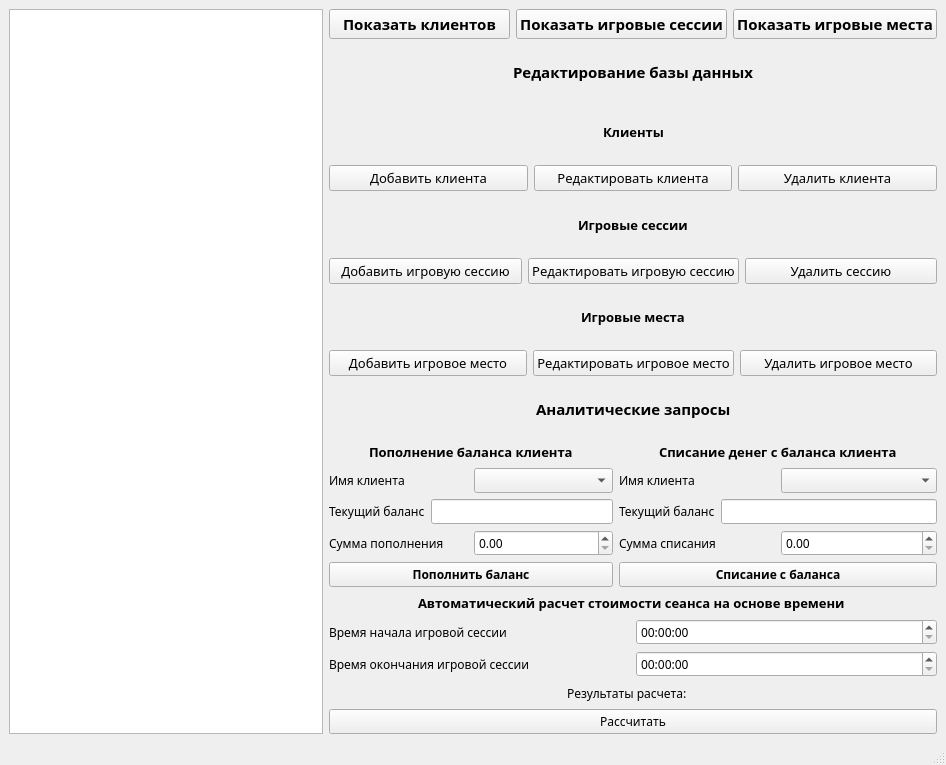
<?xml version="1.0" encoding="UTF-8"?>
<ui version="4.0">
 <class>MainWindow</class>
 <widget class="QMainWindow" name="MainWindow">
  <property name="geometry">
   <rect>
    <x>0</x>
    <y>0</y>
    <width>946</width>
    <height>765</height>
   </rect>
  </property>
  <property name="windowTitle">
   <string>MainWindow</string>
  </property>
  <widget class="QWidget" name="centralwidget">
   <layout class="QGridLayout" name="gridLayout">
    <item row="0" column="2">
     <layout class="QVBoxLayout" name="verticalLayout_6"/>
    </item>
    <item row="0" column="1">
     <layout class="QVBoxLayout" name="verticalLayout">
      <item>
       <layout class="QHBoxLayout" name="horizontalLayout">
        <item>
         <widget class="QPushButton" name="ShowClients">
          <property name="font">
           <font>
            <family>Century Gothic</family>
            <pointsize>11</pointsize>
            <bold>true</bold>
           </font>
          </property>
          <property name="text">
           <string>Показать клиентов</string>
          </property>
         </widget>
        </item>
        <item>
         <widget class="QPushButton" name="ShowClientsPlaces">
          <property name="font">
           <font>
            <family>Century Gothic</family>
            <pointsize>11</pointsize>
            <bold>true</bold>
           </font>
          </property>
          <property name="text">
           <string>Показать игровые сессии</string>
          </property>
         </widget>
        </item>
        <item>
         <widget class="QPushButton" name="ShowPlaces">
          <property name="font">
           <font>
            <family>Century Gothic</family>
            <pointsize>11</pointsize>
            <bold>true</bold>
           </font>
          </property>
          <property name="text">
           <string>Показать игровые места</string>
          </property>
         </widget>
        </item>
       </layout>
      </item>
      <item>
       <layout class="QHBoxLayout" name="horizontalLayout_3">
        <property name="topMargin">
         <number>0</number>
        </property>
        <item>
         <spacer name="horizontalSpacer_2">
          <property name="orientation">
           <enum>Qt::Orientation::Horizontal</enum>
          </property>
          <property name="sizeHint" stdset="0">
           <size>
            <width>40</width>
            <height>20</height>
           </size>
          </property>
         </spacer>
        </item>
        <item>
         <widget class="QLabel" name="label">
          <property name="font">
           <font>
            <family>Century Gothic</family>
            <pointsize>11</pointsize>
            <bold>true</bold>
           </font>
          </property>
          <property name="text">
           <string>Редактирование базы данных</string>
          </property>
         </widget>
        </item>
        <item>
         <spacer name="horizontalSpacer">
          <property name="orientation">
           <enum>Qt::Orientation::Horizontal</enum>
          </property>
          <property name="sizeHint" stdset="0">
           <size>
            <width>40</width>
            <height>20</height>
           </size>
          </property>
         </spacer>
        </item>
       </layout>
      </item>
      <item>
       <layout class="QVBoxLayout" name="verticalLayout_4">
        <property name="topMargin">
         <number>0</number>
        </property>
        <item>
         <layout class="QHBoxLayout" name="horizontalLayout_6">
          <property name="topMargin">
           <number>0</number>
          </property>
          <item>
           <spacer name="horizontalSpacer_6">
            <property name="orientation">
             <enum>Qt::Orientation::Horizontal</enum>
            </property>
            <property name="sizeHint" stdset="0">
             <size>
              <width>40</width>
              <height>20</height>
             </size>
            </property>
           </spacer>
          </item>
          <item>
           <widget class="QLabel" name="label_3">
            <property name="font">
             <font>
              <family>Century Gothic</family>
              <pointsize>10</pointsize>
              <bold>true</bold>
             </font>
            </property>
            <property name="text">
             <string>Клиенты</string>
            </property>
           </widget>
          </item>
          <item>
           <spacer name="horizontalSpacer_5">
            <property name="orientation">
             <enum>Qt::Orientation::Horizontal</enum>
            </property>
            <property name="sizeHint" stdset="0">
             <size>
              <width>40</width>
              <height>20</height>
             </size>
            </property>
           </spacer>
          </item>
         </layout>
        </item>
       </layout>
      </item>
      <item>
       <layout class="QHBoxLayout" name="horizontalLayout_7">
        <property name="topMargin">
         <number>0</number>
        </property>
        <item>
         <widget class="QPushButton" name="addClient">
          <property name="font">
           <font>
            <family>Century Gothic</family>
            <pointsize>10</pointsize>
            <bold>false</bold>
           </font>
          </property>
          <property name="text">
           <string>Добавить клиента</string>
          </property>
         </widget>
        </item>
        <item>
         <widget class="QPushButton" name="EditClient">
          <property name="font">
           <font>
            <family>Century Gothic</family>
            <pointsize>10</pointsize>
            <bold>false</bold>
           </font>
          </property>
          <property name="text">
           <string>Редактировать клиента</string>
          </property>
         </widget>
        </item>
        <item>
         <widget class="QPushButton" name="DeleteClient">
          <property name="font">
           <font>
            <family>Century Gothic</family>
            <pointsize>10</pointsize>
            <bold>false</bold>
           </font>
          </property>
          <property name="text">
           <string>Удалить клиента</string>
          </property>
         </widget>
        </item>
       </layout>
      </item>
      <item>
       <layout class="QHBoxLayout" name="horizontalLayout_8">
        <property name="topMargin">
         <number>0</number>
        </property>
        <item>
         <spacer name="horizontalSpacer_8">
          <property name="orientation">
           <enum>Qt::Orientation::Horizontal</enum>
          </property>
          <property name="sizeHint" stdset="0">
           <size>
            <width>40</width>
            <height>20</height>
           </size>
          </property>
         </spacer>
        </item>
        <item>
         <widget class="QLabel" name="label_4">
          <property name="font">
           <font>
            <family>Century Gothic</family>
            <pointsize>10</pointsize>
            <bold>true</bold>
           </font>
          </property>
          <property name="text">
           <string>Игровые сессии</string>
          </property>
         </widget>
        </item>
        <item>
         <spacer name="horizontalSpacer_7">
          <property name="orientation">
           <enum>Qt::Orientation::Horizontal</enum>
          </property>
          <property name="sizeHint" stdset="0">
           <size>
            <width>40</width>
            <height>20</height>
           </size>
          </property>
         </spacer>
        </item>
       </layout>
      </item>
      <item>
       <layout class="QHBoxLayout" name="horizontalLayout_9">
        <property name="topMargin">
         <number>0</number>
        </property>
        <item>
         <widget class="QPushButton" name="AddSession">
          <property name="font">
           <font>
            <family>Century Gothic</family>
            <pointsize>10</pointsize>
            <bold>false</bold>
           </font>
          </property>
          <property name="text">
           <string>Добавить игровую сессию</string>
          </property>
         </widget>
        </item>
        <item>
         <widget class="QPushButton" name="EditSession">
          <property name="font">
           <font>
            <family>Century Gothic</family>
            <pointsize>10</pointsize>
            <bold>false</bold>
           </font>
          </property>
          <property name="text">
           <string>Редактировать игровую сессию</string>
          </property>
         </widget>
        </item>
        <item>
         <widget class="QPushButton" name="DeleteSession">
          <property name="font">
           <font>
            <family>Century Gothic</family>
            <pointsize>10</pointsize>
            <bold>false</bold>
           </font>
          </property>
          <property name="text">
           <string>Удалить сессию</string>
          </property>
         </widget>
        </item>
       </layout>
      </item>
      <item>
       <layout class="QHBoxLayout" name="horizontalLayout_10">
        <property name="topMargin">
         <number>0</number>
        </property>
        <item>
         <spacer name="horizontalSpacer_10">
          <property name="orientation">
           <enum>Qt::Orientation::Horizontal</enum>
          </property>
          <property name="sizeHint" stdset="0">
           <size>
            <width>40</width>
            <height>20</height>
           </size>
          </property>
         </spacer>
        </item>
        <item>
         <widget class="QLabel" name="label_5">
          <property name="font">
           <font>
            <family>Century Gothic</family>
            <pointsize>10</pointsize>
            <bold>true</bold>
           </font>
          </property>
          <property name="text">
           <string>Игровые места</string>
          </property>
         </widget>
        </item>
        <item>
         <spacer name="horizontalSpacer_9">
          <property name="orientation">
           <enum>Qt::Orientation::Horizontal</enum>
          </property>
          <property name="sizeHint" stdset="0">
           <size>
            <width>40</width>
            <height>20</height>
           </size>
          </property>
         </spacer>
        </item>
       </layout>
      </item>
      <item>
       <layout class="QHBoxLayout" name="horizontalLayout_11">
        <property name="topMargin">
         <number>0</number>
        </property>
        <item>
         <widget class="QPushButton" name="AddPlace">
          <property name="font">
           <font>
            <family>Century Gothic</family>
            <pointsize>10</pointsize>
            <bold>false</bold>
           </font>
          </property>
          <property name="text">
           <string>Добавить игровое место</string>
          </property>
         </widget>
        </item>
        <item>
         <widget class="QPushButton" name="EditPlace">
          <property name="font">
           <font>
            <family>Century Gothic</family>
            <pointsize>10</pointsize>
            <bold>false</bold>
           </font>
          </property>
          <property name="text">
           <string>Редактировать игровое место</string>
          </property>
         </widget>
        </item>
        <item>
         <widget class="QPushButton" name="DeletePlace">
          <property name="font">
           <font>
            <family>Century Gothic</family>
            <pointsize>10</pointsize>
            <bold>false</bold>
           </font>
          </property>
          <property name="text">
           <string>Удалить игровое место</string>
          </property>
         </widget>
        </item>
       </layout>
      </item>
      <item>
       <layout class="QHBoxLayout" name="horizontalLayout_4">
        <property name="topMargin">
         <number>0</number>
        </property>
        <item>
         <spacer name="horizontalSpacer_4">
          <property name="orientation">
           <enum>Qt::Orientation::Horizontal</enum>
          </property>
          <property name="sizeHint" stdset="0">
           <size>
            <width>40</width>
            <height>20</height>
           </size>
          </property>
         </spacer>
        </item>
        <item>
         <widget class="QLabel" name="label_2">
          <property name="font">
           <font>
            <family>Century Gothic</family>
            <pointsize>11</pointsize>
            <bold>true</bold>
           </font>
          </property>
          <property name="text">
           <string>Аналитические запросы</string>
          </property>
         </widget>
        </item>
        <item>
         <spacer name="horizontalSpacer_3">
          <property name="orientation">
           <enum>Qt::Orientation::Horizontal</enum>
          </property>
          <property name="sizeHint" stdset="0">
           <size>
            <width>40</width>
            <height>20</height>
           </size>
          </property>
         </spacer>
        </item>
       </layout>
      </item>
      <item>
       <layout class="QHBoxLayout" name="horizontalLayout_5">
        <property name="topMargin">
         <number>0</number>
        </property>
        <item>
         <layout class="QVBoxLayout" name="verticalLayout_3">
          <property name="bottomMargin">
           <number>0</number>
          </property>
          <item>
           <layout class="QHBoxLayout" name="horizontalLayout_12">
            <item>
             <spacer name="horizontalSpacer_12">
              <property name="orientation">
               <enum>Qt::Orientation::Horizontal</enum>
              </property>
              <property name="sizeHint" stdset="0">
               <size>
                <width>40</width>
                <height>20</height>
               </size>
              </property>
             </spacer>
            </item>
            <item>
             <widget class="QLabel" name="label_6">
              <property name="font">
               <font>
                <family>Century Gothic</family>
                <pointsize>10</pointsize>
                <bold>true</bold>
               </font>
              </property>
              <property name="text">
               <string>Пополнение баланса клиента</string>
              </property>
             </widget>
            </item>
            <item>
             <spacer name="horizontalSpacer_11">
              <property name="orientation">
               <enum>Qt::Orientation::Horizontal</enum>
              </property>
              <property name="sizeHint" stdset="0">
               <size>
                <width>40</width>
                <height>20</height>
               </size>
              </property>
             </spacer>
            </item>
           </layout>
          </item>
          <item>
           <layout class="QHBoxLayout" name="horizontalLayout_16">
            <property name="topMargin">
             <number>0</number>
            </property>
            <item>
             <widget class="QLabel" name="label_9">
              <property name="font">
               <font>
                <family>Century Gothic</family>
               </font>
              </property>
              <property name="text">
               <string>Имя клиента</string>
              </property>
             </widget>
            </item>
            <item>
             <widget class="QComboBox" name="BalanceClient">
              <property name="font">
               <font>
                <family>Century Gothic</family>
               </font>
              </property>
             </widget>
            </item>
           </layout>
          </item>
          <item>
           <layout class="QHBoxLayout" name="horizontalLayout_17">
            <property name="topMargin">
             <number>0</number>
            </property>
            <item>
             <widget class="QLabel" name="label_10">
              <property name="font">
               <font>
                <family>Century Gothic</family>
               </font>
              </property>
              <property name="text">
               <string>Текущий баланс</string>
              </property>
             </widget>
            </item>
            <item>
             <widget class="QLineEdit" name="CurrentBalance">
              <property name="font">
               <font>
                <family>Century Gothic</family>
               </font>
              </property>
              <property name="readOnly">
               <bool>true</bool>
              </property>
             </widget>
            </item>
           </layout>
          </item>
          <item>
           <layout class="QHBoxLayout" name="horizontalLayout_18">
            <property name="topMargin">
             <number>0</number>
            </property>
            <item>
             <widget class="QLabel" name="label_11">
              <property name="font">
               <font>
                <family>Century Gothic</family>
               </font>
              </property>
              <property name="text">
               <string>Сумма пополнения</string>
              </property>
             </widget>
            </item>
            <item>
             <widget class="QDoubleSpinBox" name="AddBalanceSum">
              <property name="font">
               <font>
                <family>Century Gothic</family>
               </font>
              </property>
             </widget>
            </item>
           </layout>
          </item>
          <item>
           <widget class="QPushButton" name="AddBalance">
            <property name="font">
             <font>
              <family>Century Gothic</family>
              <bold>true</bold>
             </font>
            </property>
            <property name="text">
             <string>Пополнить баланс</string>
            </property>
           </widget>
          </item>
         </layout>
        </item>
        <item>
         <layout class="QVBoxLayout" name="verticalLayout_5">
          <property name="rightMargin">
           <number>0</number>
          </property>
          <property name="bottomMargin">
           <number>0</number>
          </property>
          <item>
           <layout class="QHBoxLayout" name="horizontalLayout_15">
            <property name="rightMargin">
             <number>0</number>
            </property>
            <item>
             <spacer name="horizontalSpacer_16">
              <property name="orientation">
               <enum>Qt::Orientation::Horizontal</enum>
              </property>
              <property name="sizeHint" stdset="0">
               <size>
                <width>40</width>
                <height>20</height>
               </size>
              </property>
             </spacer>
            </item>
            <item>
             <widget class="QLabel" name="label_8">
              <property name="font">
               <font>
                <family>Century Gothic</family>
                <pointsize>10</pointsize>
                <bold>true</bold>
               </font>
              </property>
              <property name="text">
               <string>Списание денег с баланса клиента</string>
              </property>
             </widget>
            </item>
            <item>
             <spacer name="horizontalSpacer_15">
              <property name="orientation">
               <enum>Qt::Orientation::Horizontal</enum>
              </property>
              <property name="sizeHint" stdset="0">
               <size>
                <width>40</width>
                <height>20</height>
               </size>
              </property>
             </spacer>
            </item>
           </layout>
          </item>
          <item>
           <layout class="QHBoxLayout" name="horizontalLayout_23">
            <item>
             <widget class="QLabel" name="label_16">
              <property name="font">
               <font>
                <family>Century Gothic</family>
               </font>
              </property>
              <property name="text">
               <string>Имя клиента</string>
              </property>
             </widget>
            </item>
            <item>
             <widget class="QComboBox" name="ClientBalanceMinus">
              <property name="font">
               <font>
                <family>Century Gothic</family>
               </font>
              </property>
             </widget>
            </item>
           </layout>
          </item>
          <item>
           <layout class="QHBoxLayout" name="horizontalLayout_22">
            <item>
             <widget class="QLabel" name="label_18">
              <property name="font">
               <font>
                <family>Century Gothic</family>
               </font>
              </property>
              <property name="text">
               <string>Текущий баланс</string>
              </property>
             </widget>
            </item>
            <item>
             <widget class="QLineEdit" name="CurrentBalanceMinus">
              <property name="font">
               <font>
                <family>Century Gothic</family>
               </font>
              </property>
              <property name="readOnly">
               <bool>true</bool>
              </property>
             </widget>
            </item>
           </layout>
          </item>
          <item>
           <layout class="QHBoxLayout" name="horizontalLayout_24">
            <property name="topMargin">
             <number>0</number>
            </property>
            <item>
             <widget class="QLabel" name="label_17">
              <property name="font">
               <font>
                <family>Century Gothic</family>
               </font>
              </property>
              <property name="text">
               <string>Сумма списания</string>
              </property>
             </widget>
            </item>
            <item>
             <widget class="QDoubleSpinBox" name="MinusBalanceAmount">
              <property name="font">
               <font>
                <family>Century Gothic</family>
               </font>
              </property>
             </widget>
            </item>
           </layout>
          </item>
          <item>
           <widget class="QPushButton" name="MinusBalance">
            <property name="font">
             <font>
              <family>Century Gothic</family>
              <bold>true</bold>
             </font>
            </property>
            <property name="text">
             <string>Списание с баланса</string>
            </property>
           </widget>
          </item>
         </layout>
        </item>
       </layout>
      </item>
      <item>
       <layout class="QVBoxLayout" name="verticalLayout_2">
        <property name="topMargin">
         <number>0</number>
        </property>
        <property name="bottomMargin">
         <number>0</number>
        </property>
        <item>
         <layout class="QHBoxLayout" name="horizontalLayout_14">
          <property name="topMargin">
           <number>0</number>
          </property>
          <property name="rightMargin">
           <number>0</number>
          </property>
          <item>
           <spacer name="horizontalSpacer_14">
            <property name="orientation">
             <enum>Qt::Orientation::Horizontal</enum>
            </property>
            <property name="sizeHint" stdset="0">
             <size>
              <width>40</width>
              <height>20</height>
             </size>
            </property>
           </spacer>
          </item>
          <item>
           <widget class="QLabel" name="label_7">
            <property name="font">
             <font>
              <family>Century Gothic</family>
              <pointsize>10</pointsize>
              <bold>true</bold>
             </font>
            </property>
            <property name="text">
             <string>Автоматический расчет стоимости сеанса на основе времени </string>
            </property>
           </widget>
          </item>
          <item>
           <spacer name="horizontalSpacer_13">
            <property name="orientation">
             <enum>Qt::Orientation::Horizontal</enum>
            </property>
            <property name="sizeHint" stdset="0">
             <size>
              <width>40</width>
              <height>20</height>
             </size>
            </property>
           </spacer>
          </item>
         </layout>
        </item>
        <item>
         <layout class="QHBoxLayout" name="horizontalLayout_13">
          <item>
           <widget class="QLabel" name="label_13">
            <property name="font">
             <font>
              <family>Century Gothic</family>
             </font>
            </property>
            <property name="text">
             <string>Время начала игровой сессии</string>
            </property>
           </widget>
          </item>
          <item>
           <widget class="QTimeEdit" name="startAuto">
            <property name="font">
             <font>
              <family>Century Gothic</family>
             </font>
            </property>
           </widget>
          </item>
         </layout>
        </item>
        <item>
         <layout class="QHBoxLayout" name="horizontalLayout_20">
          <item>
           <widget class="QLabel" name="label_14">
            <property name="font">
             <font>
              <family>Century Gothic</family>
             </font>
            </property>
            <property name="text">
             <string>Время окончания игровой сессии</string>
            </property>
           </widget>
          </item>
          <item>
           <widget class="QTimeEdit" name="EndAuto">
            <property name="font">
             <font>
              <family>Century Gothic</family>
             </font>
            </property>
           </widget>
          </item>
         </layout>
        </item>
        <item>
         <layout class="QHBoxLayout" name="horizontalLayout_21">
          <property name="topMargin">
           <number>0</number>
          </property>
          <item>
           <spacer name="horizontalSpacer_18">
            <property name="orientation">
             <enum>Qt::Orientation::Horizontal</enum>
            </property>
            <property name="sizeHint" stdset="0">
             <size>
              <width>40</width>
              <height>20</height>
             </size>
            </property>
           </spacer>
          </item>
          <item>
           <widget class="QLabel" name="label_15">
            <property name="font">
             <font>
              <family>Century Gothic</family>
             </font>
            </property>
            <property name="text">
             <string>Результаты расчета:</string>
            </property>
           </widget>
          </item>
          <item>
           <widget class="QLabel" name="Results">
            <property name="font">
             <font>
              <family>Century Gothic</family>
             </font>
            </property>
            <property name="text">
             <string/>
            </property>
           </widget>
          </item>
          <item>
           <spacer name="horizontalSpacer_17">
            <property name="orientation">
             <enum>Qt::Orientation::Horizontal</enum>
            </property>
            <property name="sizeHint" stdset="0">
             <size>
              <width>40</width>
              <height>20</height>
             </size>
            </property>
           </spacer>
          </item>
         </layout>
        </item>
        <item>
         <widget class="QPushButton" name="AutoCount">
          <property name="font">
           <font>
            <family>Century Gothic</family>
           </font>
          </property>
          <property name="text">
           <string>Рассчитать</string>
          </property>
         </widget>
        </item>
       </layout>
      </item>
     </layout>
    </item>
    <item row="0" column="0">
     <layout class="QHBoxLayout" name="horizontalLayout_25">
      <property name="rightMargin">
       <number>0</number>
      </property>
      <item>
       <widget class="QTableView" name="Browser"/>
      </item>
     </layout>
    </item>
   </layout>
  </widget>
  <widget class="QMenuBar" name="menubar">
   <property name="geometry">
    <rect>
     <x>0</x>
     <y>0</y>
     <width>946</width>
     <height>21</height>
    </rect>
   </property>
  </widget>
  <widget class="QStatusBar" name="statusbar"/>
 </widget>
 <resources/>
 <connections/>
</ui>
